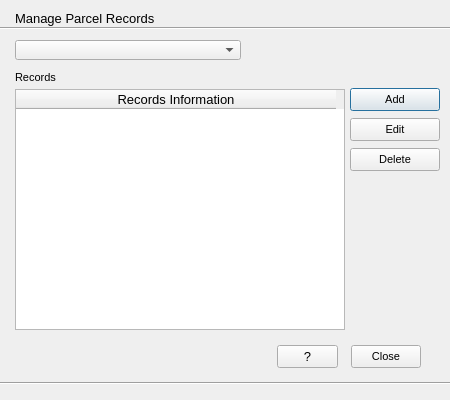
<?xml version="1.0" encoding="UTF-8"?>
<ui version="4.0">
 <class>ManageParcelRecordsDialog</class>
 <widget class="QDialog" name="ManageParcelRecordsDialog">
  <property name="windowModality">
   <enum>Qt::ApplicationModal</enum>
  </property>
  <property name="enabled">
   <bool>true</bool>
  </property>
  <property name="geometry">
   <rect>
    <x>0</x>
    <y>0</y>
    <width>450</width>
    <height>400</height>
   </rect>
  </property>
  <property name="sizePolicy">
   <sizepolicy hsizetype="Preferred" vsizetype="Preferred">
    <horstretch>0</horstretch>
    <verstretch>0</verstretch>
   </sizepolicy>
  </property>
  <property name="minimumSize">
   <size>
    <width>450</width>
    <height>400</height>
   </size>
  </property>
  <property name="maximumSize">
   <size>
    <width>450</width>
    <height>400</height>
   </size>
  </property>
  <property name="font">
   <font>
    <pointsize>10</pointsize>
   </font>
  </property>
  <property name="mouseTracking">
   <bool>false</bool>
  </property>
  <property name="contextMenuPolicy">
   <enum>Qt::PreventContextMenu</enum>
  </property>
  <property name="windowTitle">
   <string>Valuation Records for Parcel:</string>
  </property>
  <property name="modal">
   <bool>false</bool>
  </property>
  <widget class="QPushButton" name="addButton">
   <property name="geometry">
    <rect>
     <x>350</x>
     <y>88</y>
     <width>90</width>
     <height>23</height>
    </rect>
   </property>
   <property name="sizePolicy">
    <sizepolicy hsizetype="Fixed" vsizetype="Fixed">
     <horstretch>0</horstretch>
     <verstretch>0</verstretch>
    </sizepolicy>
   </property>
   <property name="minimumSize">
    <size>
     <width>0</width>
     <height>23</height>
    </size>
   </property>
   <property name="maximumSize">
    <size>
     <width>120</width>
     <height>23</height>
    </size>
   </property>
   <property name="font">
    <font>
     <pointsize>8</pointsize>
    </font>
   </property>
   <property name="text">
    <string>Add</string>
   </property>
  </widget>
  <widget class="QPushButton" name="editButton">
   <property name="geometry">
    <rect>
     <x>350</x>
     <y>118</y>
     <width>90</width>
     <height>23</height>
    </rect>
   </property>
   <property name="sizePolicy">
    <sizepolicy hsizetype="Fixed" vsizetype="Fixed">
     <horstretch>0</horstretch>
     <verstretch>0</verstretch>
    </sizepolicy>
   </property>
   <property name="minimumSize">
    <size>
     <width>0</width>
     <height>23</height>
    </size>
   </property>
   <property name="maximumSize">
    <size>
     <width>120</width>
     <height>23</height>
    </size>
   </property>
   <property name="font">
    <font>
     <pointsize>8</pointsize>
    </font>
   </property>
   <property name="text">
    <string>Edit</string>
   </property>
  </widget>
  <widget class="QPushButton" name="deleteButton">
   <property name="geometry">
    <rect>
     <x>350</x>
     <y>148</y>
     <width>90</width>
     <height>23</height>
    </rect>
   </property>
   <property name="minimumSize">
    <size>
     <width>0</width>
     <height>23</height>
    </size>
   </property>
   <property name="maximumSize">
    <size>
     <width>120</width>
     <height>23</height>
    </size>
   </property>
   <property name="font">
    <font>
     <pointsize>8</pointsize>
    </font>
   </property>
   <property name="text">
    <string>Delete</string>
   </property>
  </widget>
  <widget class="QPushButton" name="helpButton">
   <property name="geometry">
    <rect>
     <x>277</x>
     <y>345</y>
     <width>61</width>
     <height>23</height>
    </rect>
   </property>
   <property name="sizePolicy">
    <sizepolicy hsizetype="Fixed" vsizetype="Fixed">
     <horstretch>0</horstretch>
     <verstretch>0</verstretch>
    </sizepolicy>
   </property>
   <property name="minimumSize">
    <size>
     <width>28</width>
     <height>23</height>
    </size>
   </property>
   <property name="maximumSize">
    <size>
     <width>70</width>
     <height>23</height>
    </size>
   </property>
   <property name="font">
    <font>
     <pointsize>10</pointsize>
     <italic>false</italic>
    </font>
   </property>
   <property name="text">
    <string>?</string>
   </property>
  </widget>
  <widget class="QPushButton" name="closeButton">
   <property name="geometry">
    <rect>
     <x>351</x>
     <y>345</y>
     <width>70</width>
     <height>23</height>
    </rect>
   </property>
   <property name="sizePolicy">
    <sizepolicy hsizetype="Fixed" vsizetype="Fixed">
     <horstretch>0</horstretch>
     <verstretch>0</verstretch>
    </sizepolicy>
   </property>
   <property name="minimumSize">
    <size>
     <width>70</width>
     <height>23</height>
    </size>
   </property>
   <property name="maximumSize">
    <size>
     <width>70</width>
     <height>23</height>
    </size>
   </property>
   <property name="font">
    <font>
     <pointsize>8</pointsize>
    </font>
   </property>
   <property name="text">
    <string>Close</string>
   </property>
  </widget>
  <widget class="QLabel" name="label">
   <property name="geometry">
    <rect>
     <x>15</x>
     <y>69</y>
     <width>191</width>
     <height>16</height>
    </rect>
   </property>
   <property name="font">
    <font>
     <pointsize>8</pointsize>
    </font>
   </property>
   <property name="text">
    <string>Records</string>
   </property>
  </widget>
  <widget class="QComboBox" name="parcel_type_cbox">
   <property name="geometry">
    <rect>
     <x>15</x>
     <y>40</y>
     <width>226</width>
     <height>20</height>
    </rect>
   </property>
  </widget>
  <widget class="Line" name="line">
   <property name="geometry">
    <rect>
     <x>0</x>
     <y>20</y>
     <width>451</width>
     <height>16</height>
    </rect>
   </property>
   <property name="orientation">
    <enum>Qt::Horizontal</enum>
   </property>
  </widget>
  <widget class="Line" name="line_2">
   <property name="geometry">
    <rect>
     <x>0</x>
     <y>375</y>
     <width>451</width>
     <height>16</height>
    </rect>
   </property>
   <property name="orientation">
    <enum>Qt::Horizontal</enum>
   </property>
  </widget>
  <widget class="QLabel" name="label_2">
   <property name="geometry">
    <rect>
     <x>15</x>
     <y>10</y>
     <width>381</width>
     <height>16</height>
    </rect>
   </property>
   <property name="text">
    <string>Manage Parcel Records</string>
   </property>
  </widget>
  <widget class="QTableWidget" name="record_twidget">
   <property name="geometry">
    <rect>
     <x>15</x>
     <y>89</y>
     <width>330</width>
     <height>241</height>
    </rect>
   </property>
   <attribute name="horizontalHeaderDefaultSectionSize">
    <number>320</number>
   </attribute>
   <column>
    <property name="text">
     <string>Records Information</string>
    </property>
   </column>
  </widget>
 </widget>
 <tabstops>
  <tabstop>addButton</tabstop>
  <tabstop>editButton</tabstop>
  <tabstop>deleteButton</tabstop>
  <tabstop>helpButton</tabstop>
  <tabstop>closeButton</tabstop>
 </tabstops>
 <resources/>
 <connections/>
</ui>
